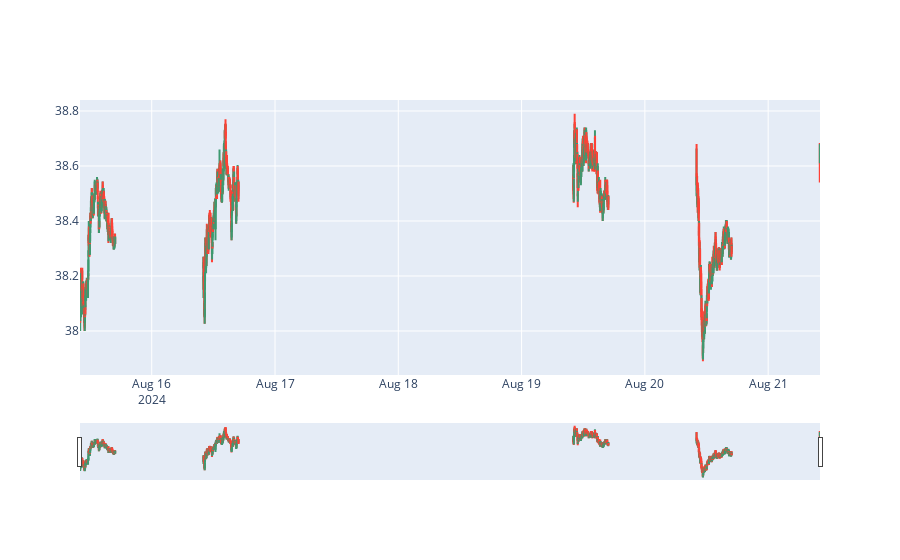

Notebook source saved alongside this figure:
### Code cell
fig = go.Figure(data=[go.Candlestick(x=dataAsset['Date'],
                            open=dataAsset['Open'],
                            high=dataAsset['High'],
                            low=dataAsset['Low'],
                            close=dataAsset['Close'])])



fig.show()

### Figure 1 — Plotly figure (JSON) as saved in the notebook; plotly's stock layout.template omitted (floating-point values rounded to 4 significant figures; data arrays with more than 128 entries replaced by an {"elided": "..."} marker saying what was removed)
{"data": [{"close": {"elided": "1649 float values"}, "high": {"elided": "1649 float values"}, "low": {"elided": "1649 float values"}, "open": {"elided": "1649 float values"}, "type": "candlestick", "x": {"elided": "1649 str values"}}], "layout": {}}
